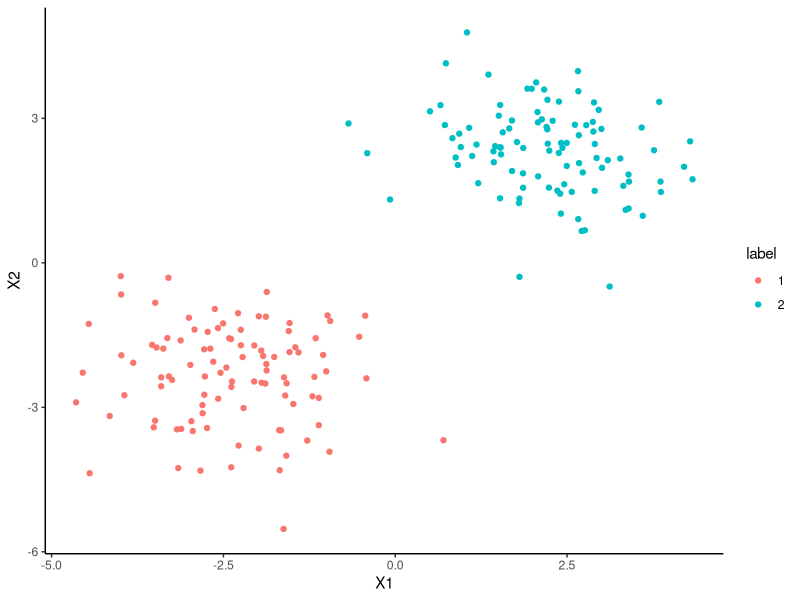
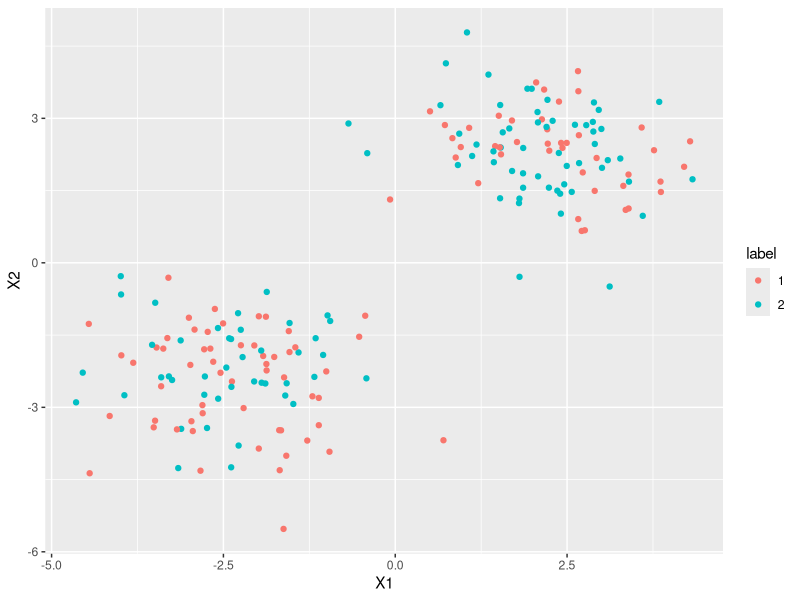
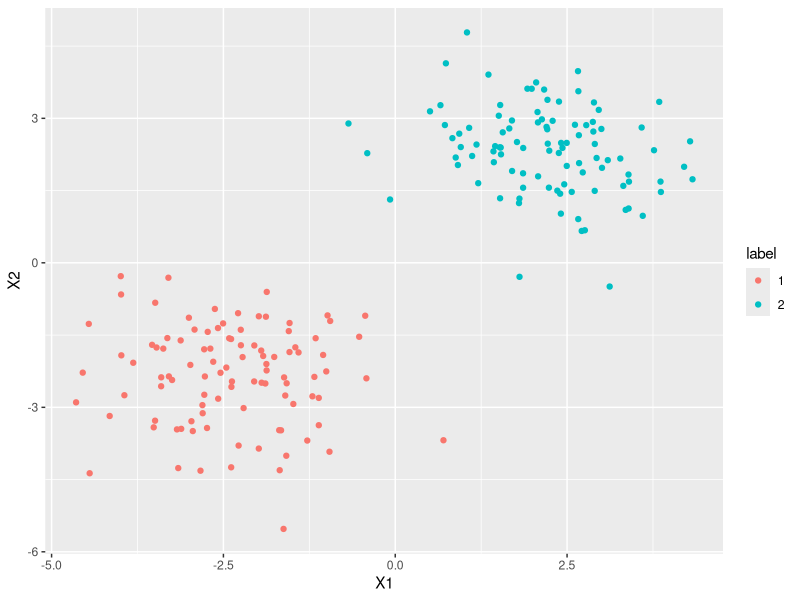

These figures' R source, in order:
## ---- chunk 1
#| label: cluster-generation
#| warning: false
library(tidyverse)
set.seed(2024)
N <- 200
gen_clusters <- function(N, dist) {
    cluster_size <- round(N / 2)
    mu_1 <- c(-dist / 2, -dist / 2)
    mu_2 <- c(dist / 2, dist / 2)
    Sigma <- matrix(c(1, 0, 0, 1), nrow = 2, ncol = 2, byrow = TRUE)
    c1_points <- MASS::mvrnorm(cluster_size, mu_1, Sigma)
    colnames(c1_points) <- c("X1", "X2")
    c1_points <- as_tibble(c1_points)
    c1_points <- c1_points |> mutate(label = "1")
    c2_points <- MASS::mvrnorm(cluster_size, mu_2, Sigma)
    colnames(c2_points) <- c("X1", "X2")
    c2_points <- as_tibble(c2_points)
    c2_points <- c2_points |> mutate(label = "2")
    return(rbind(c1_points, c2_points))
}
linear_data <- gen_clusters(N, 4.5)
linear_data |>
    ggplot(aes(x = X1, y = X2, color = label)) +
    geom_point() +
    theme_classic()
## ---- chunk 2
#| label: q1-response
df <- linear_data
df |> head(6)
## ---- chunk 3
#| label: q2-response
labels <- c(rep("1", 100), rep("2", 100))
## ---- chunk 4
#| label: q3-response
cl_labels <- sample(labels, size = 200, replace = FALSE)
## ---- chunk 5
#| label: q4-response
df$label <- c(cl_labels)
df
## ---- chunk 6
#| label: q5-response
c1_centroid <- df[df$label == "1", ]
c2_centroid <- df[df$label == "2", ]

# c1_centroid
# c2_centroid

c1 <- rowMeans(c1_centroid[, c("X1", "X2")])
c2 <- rowMeans(c2_centroid[, c("X1", "X2")])

head(c1)
head(c2)
## ---- chunk 7
#| label: q6-response
library(ggplot2)

ggplot(df, aes(x = X1, y = X2, color = label)) +
    geom_point()
## ---- chunk 8
#| label: q7-response
compute_distance <- function(X1, X2, X1c, X2c) {
    sqrt((X1-X1c)^2+(X2-X2c)^2)
}

X <- c(0.5, 1.0)
c <- c(3.2, 3.0)

compute_distance(X[1], X[2], c[1], c[2])
## ---- chunk 9
#| label: q8.1-response
update_labels <- function(input_df, input_c1, input_c2) {

    for (i in 1:nrow(input_df)) {
        point <- input_df[i, c("X1", "X2")]

    dist_c1 <- compute_distance(point$X1, point$X2, input_c1[1], input_c1[2])

    dist_c2 <- compute_distance(point$X1, point$X2, input_c2[1], input_c2[2])

    if (dist_c1 < dist_c2) {
        input_df$label[i] <- "1"
    }
    else {
        input_df$label[i] <- "2"
    }
    }

    return(input_df)
}
## ---- chunk 10
#| label: q8.2-response
update_centroids <- function(input_df) {

df_c1 <- input_df[input_df$label == "1", ]
df_c2 <- input_df[input_df$label == "2", ]

c1 <- colMeans(df_c1[, c("X1", "X2")])
c2 <- colMeans(df_c2[, c("X1", "X2")])

list(c1=c1, c2=c2)
}
## ---- chunk 11
#| label: q8.3-response
for (i in 1:10) {
  df <- update_labels(df, c1, c2)
  centroids <- update_centroids(df)
  c1 <- centroids$c1
  c2 <- centroids$c2
}
## ---- chunk 12
#| label: q9-response
library(ggplot2)

ggplot(df, aes(x = X1, y = X2, color = label)) +
    geom_point()
